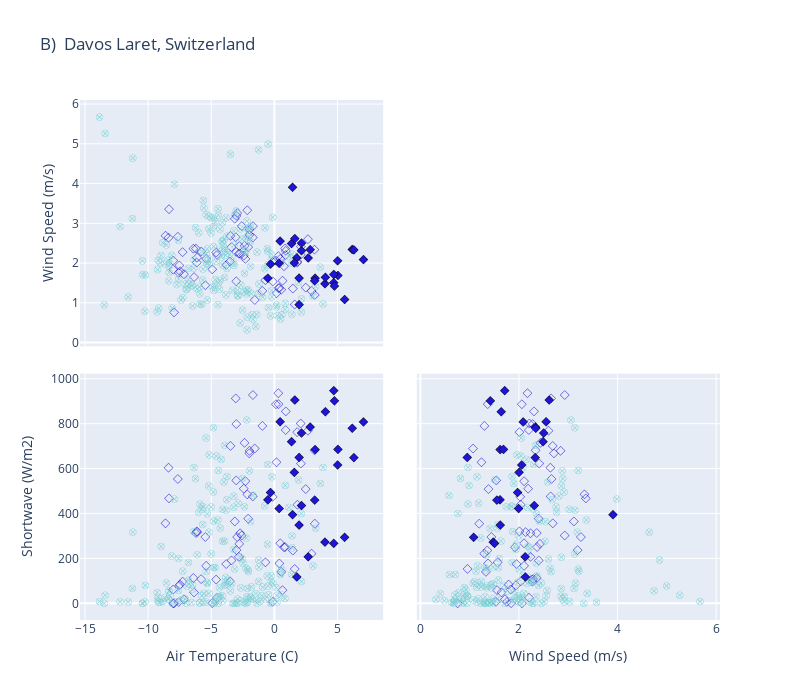

Notebook source saved alongside this figure:
### Code cell
# State which site we are working with 
df = opn_df_unload.copy(deep=True)

# Some constatns 
colorscaled = [[0., colorsnowunload], [1, colorsnow]]
index_vals = df['CD']
index_symbols = df['Typesymbol']

fig = go.Figure()
fig.add_trace(go.Splom(dimensions=[dict(label=nametemp, values=df['temp']),
                                   dict(label=namewind, values=df['windspeed']),
                                   dict(label=nameSW,   values=df['shortwave'])],
                                   marker=dict(color=index_vals, colorscale=colorscaled, symbol=index_symbols, showscale=False, line_color='black', line_width=0.5, size=7),
                                   showlegend=False, showupperhalf=False, diagonal_visible=False,
                      ))

# Other options
#showupperhalf=False, diagonal_visible=False
#marker=dict(show scale=False)

# fig.update_traces(showlegend=True, legendgroup=index_symbols, selector=dict(mode='spolm'))
# fig.update_traces(showlegend=True)

fig.update_layout(title=namelaret, width=800, height=700, dragmode='select')

fig.show()

### Figure 1 — Plotly figure (JSON) as saved in the notebook; plotly's stock layout.template omitted (floating-point values rounded to 4 significant figures; data arrays with more than 128 entries replaced by an {"elided": "..."} marker saying what was removed)
{"data": [{"diagonal": {"visible": false}, "dimensions": [{"label": "Air Temperature (C)", "values": {"elided": "363 float values"}}, {"label": "Wind Speed (m/s)", "values": {"elided": "363 float values"}}, {"label": "Shortwave (W/m2)", "values": {"elided": "363 float values"}}], "marker": {"color": {"elided": "363 int values"}, "colorscale": [[0, "#1F15D5"], [1, "#7dcfd4"]], "line": {"color": "black", "width": 0.5}, "showscale": false, "size": 7, "symbol": {"elided": "363 int values"}}, "showlegend": false, "showupperhalf": false, "type": "splom"}], "layout": {"dragmode": "select", "height": 700, "title": {"text": "B)  Davos Laret, Switzerland"}, "width": 800}}
